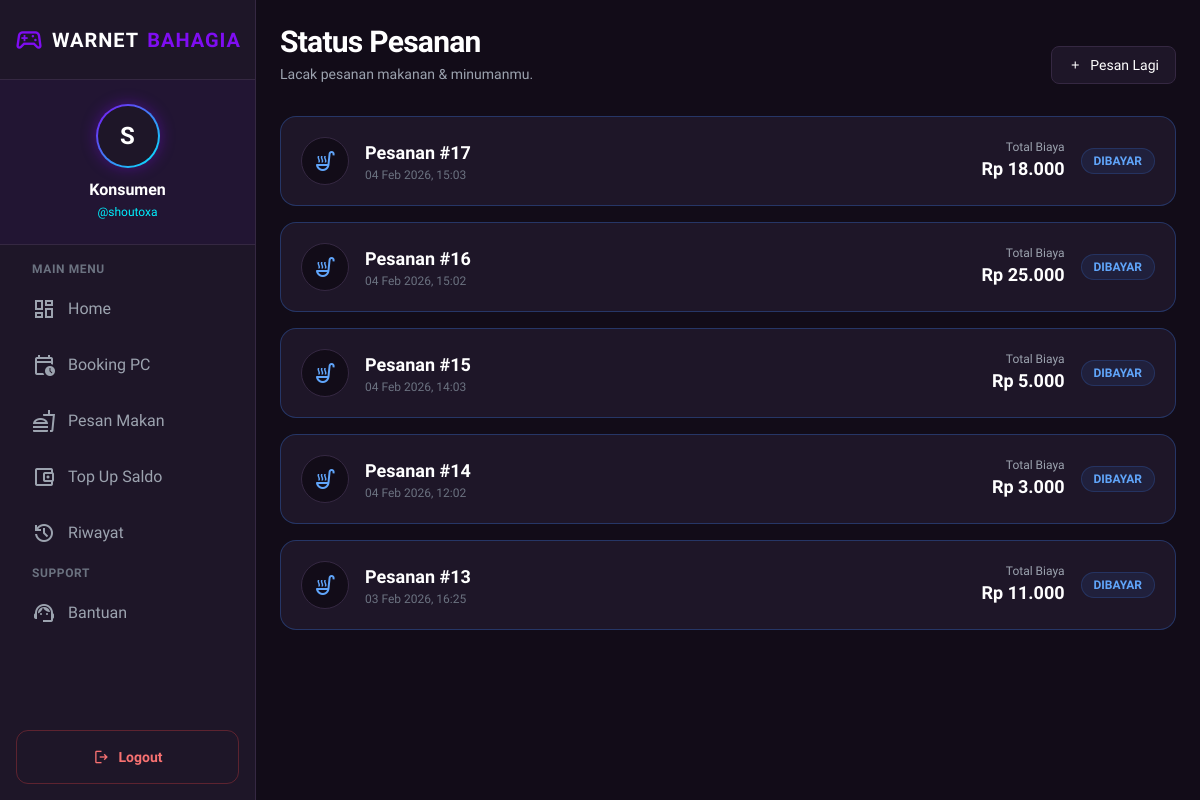
The page /pages/konsumen/pesanan.php (signed in) on the database its author committed.
### tables this page shows
CREATE TABLE `konsumen` (
  `id_konsumen` int(11) NOT NULL,
  `username` varchar(50) DEFAULT NULL,
  `password` varchar(255) DEFAULT NULL,
  `email` varchar(100) DEFAULT NULL,
  `saldo` decimal(12,2) DEFAULT NULL
);

CREATE TABLE `pesanan` (
  `id_pesanan` int(11) NOT NULL,
  `waktu_pesanan` datetime DEFAULT NULL,
  `status_pesanan` enum('pending','dibayar','selesai','batal') DEFAULT NULL,
  `total_pesanan` decimal(12,2) DEFAULT NULL,
  `id_konsumen` int(11) DEFAULT NULL,
  `id_keranjang` int(11) DEFAULT NULL,
  `id_admin` int(11) DEFAULT NULL,
  `id_promo` int(11) DEFAULT NULL
);

### pages/konsumen/pesanan.php (the view, shortened to what this page needs)
<?php
require_once '../../includes/config.php';
$id_konsumen = $_SESSION['id_konsumen'];
$query = "SELECT * FROM pesanan WHERE id_konsumen = '$id_konsumen' ORDER BY waktu_pesanan DESC";
$result = $conn->query($query);
?>
<!DOCTYPE html>
<html lang="id" class="dark">
<head>
    <script src="https://cdn.tailwindcss.com"></script>
</head>
<body class="bg-dark-bg text-gray-200 font-sans antialiased h-screen flex overflow-hidden">
    <?php include '../../includes/sidebar_konsumen.php'; ?>
    <main class="flex-1 flex flex-col h-screen overflow-hidden relative md:ml-64">
        <div class="flex-1 overflow-y-auto p-6 z-10">
            <div class="flex justify-between items-end mb-8">
                <div>
                    <h2 class="text-3xl font-bold text-white tracking-tight">Status Pesanan</h2>
                    <p class="text-gray-400 mt-1 text-sm">Lacak pesanan makanan & minumanmu.</p>
                </div>
                <a href="fnb.php" class="px-4 py-2 bg-dark-surface border border-dark-border hover:bg-dark-border rounded-lg text-sm text-white transition-all flex items-center gap-2">
                    <span class="material-symbols-outlined text-sm">add</span> Pesan Lagi
                </a>
            </div>
            <div class="space-y-4">
                <?php if ($result->num_rows > 0): ?>
                    <?php while ($row = $result->fetch_assoc()):
                        $status = $row['status_pesanan'];
                        $status_lower = strtolower($status);
                        $bg = 'bg-dark-surface border-dark-border';
                        $icon = 'hourglass_empty';
                        $color = 'text-gray-400';
                        $badge_class = 'bg-gray-700 text-gray-300';
                        if ($status_lower == 'pending') {
                            $bg = 'bg-dark-surface border-yellow-500/30';
                            $icon = 'skillet';
                            $color = 'text-yellow-400';
                            $badge_class = 'bg-yellow-500/10 text-yellow-400 border border-yellow-500/20';
                        } elseif ($status_lower == 'dibayar' || $status_lower == 'diproses') {
                            $bg = 'bg-dark-surface border-blue-500/30';
                            $icon = 'soup_kitchen';
                            $color = 'text-blue-400';
                            $badge_class = 'bg-blue-500/10 text-blue-400 border border-blue-500/20';
                        } elseif ($status_lower == 'selesai') {
                            $bg = 'bg-dark-surface border-dark-border';
                            $icon = 'check_circle';
                            $color = 'text-green-500';
                            $badge_class = 'bg-green-500/10 text-green-400 border border-green-500/20';
                        } elseif ($status_lower == 'batal') {
                            $bg = 'bg-dark-surface border-dark-border opacity-70';
                            $icon = 'cancel';
                            $color = 'text-red-500';
                            $badge_class = 'bg-red-500/10 text-red-400 border border-red-500/20';
                        }
                    ?>
                        <div class="p-5 rounded-2xl border <?= $bg ?> transition-all hover:shadow-lg flex flex-col md:flex-row justify-between items-start md:items-center gap-4">
                            <div class="flex items-center gap-4">
                                <div class="w-12 h-12 rounded-full bg-dark-bg border border-dark-border flex items-center justify-center">
                                    <span class="material-symbols-outlined <?= $color ?>"><?= $icon ?></span>
                                </div>
                                <div>
                                    <h4 class="font-bold text-white text-lg">Pesanan #<?= $row['id_pesanan'] ?></h4>
                                    <p class="text-xs text-gray-500"><?= date('d M Y, H:i', strtotime($row['waktu_pesanan'])) ?></p>
                                </div>
                            </div>
                            <div class="flex flex-col md:flex-row items-end md:items-center gap-4 w-full md:w-auto">
                                <div class="text-right">
                                    <p class="text-xs text-gray-400">Total Biaya</p>
                                    <p class="font-bold text-white text-lg">Rp <?= number_format($row['total_pesanan'], 0, ',', '.') ?></p>
                                </div>
                                <span class="px-3 py-1 rounded-full text-xs font-bold uppercase <?= $badge_class ?>">
                                    <?= $status ?>
                                </span>
                            </div>
                        </div>
                    <?php endwhile; ?>
                <?php endif; ?>
            </div>
        </div>
    </main>
</body>
</html>

### includes/sidebar_konsumen.php (shortened to what this page needs)
<?php
$current_page = basename($_SERVER['PHP_SELF']);
function isActive($page_name, $current)
{
    $active_class = "bg-primary/20 text-white rounded-xl border border-primary/20 shadow-neon-purple transition-all";
    $inactive_class = "text-gray-400 hover:bg-dark-border hover:text-white rounded-xl transition-all group";
    return ($page_name == $current) ? $active_class : $inactive_class;
}
if (!isset($user) && isset($_SESSION['id_konsumen'])) {
    $uid_sidebar = $_SESSION['id_konsumen'];
    $query_sidebar = mysqli_query($conn, "SELECT * FROM konsumen WHERE id_konsumen = '$uid_sidebar'");
    if ($query_sidebar) {
        $user = mysqli_fetch_assoc($query_sidebar);
    }
}
$display_nama = $user['nama_lengkap'] ?? 'Konsumen';
$display_user = $user['username'] ?? 'user';
$display_inisial = strtoupper(substr($display_user, 0, 1));
?>
<aside id="sidebar" class="fixed inset-y-0 left-0 w-64 bg-dark-surface border-r border-dark-border flex flex-col transform -translate-x-full md:translate-x-0 transition-transform duration-300 z-50">
    <div class="h-20 flex items-center justify-center border-b border-dark-border">
        <h1 class="text-xl font-bold tracking-wider text-white flex items-center gap-2">
            <span class="material-symbols-outlined text-primary text-3xl">sports_esports</span>
            WARNET<span class="text-primary">BAHAGIA</span>
        </h1>
    </div>
    <div class="p-6 flex flex-col items-center border-b border-dark-border bg-primary/5">
        <div class="w-16 h-16 rounded-full bg-gradient-to-br from-primary to-secondary p-[2px] mb-3 shadow-neon-purple">
            <div class="w-full h-full rounded-full bg-dark-surface flex items-center justify-center">
                <span class="text-2xl font-bold text-white"><?= $display_inisial; ?></span>
            </div>
        </div>
        <h3 class="text-white font-bold text-center leading-tight mb-1"><?= $display_nama; ?></h3>
        <p class="text-xs text-secondary">@<?= $display_user; ?></p>
    </div>
    <nav class="flex-1 overflow-y-auto py-4 px-4 space-y-2">
        <p class="px-4 text-xs font-semibold text-gray-500 uppercase tracking-wider mb-2">Main Menu</p>
        <a href="dashboard.php" class="flex items-center px-4 py-3 <?= isActive('dashboard.php', $current_page) ?>">
            <span class="material-symbols-outlined mr-3 <?= ($current_page != 'dashboard.php') ? 'group-hover:text-white' : '' ?>">dashboard</span>
            Home
        </a>
        <a href="booking.php" class="flex items-center px-4 py-3 <?= isActive('booking.php', $current_page) ?>">
            <span class="material-symbols-outlined mr-3 <?= ($current_page != 'booking.php') ? 'group-hover:text-secondary' : '' ?>">calendar_clock</span>
            Booking PC
        </a>
        <a href="fnb.php" class="flex items-center px-4 py-3 <?= isActive('fnb.php', $current_page) ?>">
            <span class="material-symbols-outlined mr-3 <?= ($current_page != 'fnb.php') ? 'group-hover:text-yellow-400' : '' ?>">fastfood</span>
            Pesan Makan
        </a>
        <a href="topup.php" class="flex items-center px-4 py-3 <?= isActive('topup.php', $current_page) ?>">
            <span class="material-symbols-outlined mr-3 <?= ($current_page != 'topup.php') ? 'group-hover:text-green-400' : '' ?>">account_balance_wallet</span>
            Top Up Saldo
        </a>
        <a href="riwayat.php" class="flex items-center px-4 py-3 <?= isActive('riwayat.php', $current_page) ?>">
            <span class="material-symbols-outlined mr-3 <?= ($current_page != 'riwayat.php') ? 'group-hover:text-blue-400' : '' ?>">history</span>
            Riwayat
        </a>
        <p class="px-4 text-xs font-semibold text-gray-500 uppercase tracking-wider mt-6 mb-2">Support</p>
        <a href="bantuan.php" class="flex items-center px-4 py-3 <?= isActive('bantuan.php', $current_page) ?>">
            <span class="material-symbols-outlined mr-3 <?= ($current_page != 'bantuan.php') ? 'group-hover:text-red-400' : '' ?>">support_agent</span>
            Bantuan
        </a>
    </nav>
    <div class="p-4">
        <a href="../../logout.php" class="flex items-center justify-center w-full py-3 rounded-xl border border-red-500/30 text-red-400 hover:bg-red-500 hover:text-white transition-all font-bold text-sm">
            <span class="material-symbols-outlined mr-2 text-lg">logout</span>
            Logout
        </a>
    </div>
</aside>

### includes/sidebar_konsumen.php (style rules this page uses)
main { animation: pageEnter 0.5s cubic-bezier(0.2, 0.8, 0.2, 1) forwards; }

### rows shown on the page
konsumen: username "S", username "shoutoxa"
pesanan: id_pesanan "17", waktu_pesanan "04 Feb 2026, 15:03", total_pesanan "18.000", status_pesanan "DIBAYAR"
pesanan: id_pesanan "16", waktu_pesanan "04 Feb 2026, 15:02", total_pesanan "25.000", status_pesanan "DIBAYAR"
pesanan: id_pesanan "15", waktu_pesanan "04 Feb 2026, 14:03", total_pesanan "5.000", status_pesanan "DIBAYAR"
pesanan: id_pesanan "14", waktu_pesanan "04 Feb 2026, 12:02", total_pesanan "3.000", status_pesanan "DIBAYAR"
pesanan: id_pesanan "13", waktu_pesanan "03 Feb 2026, 16:25", total_pesanan "11.000", status_pesanan "DIBAYAR"

### other values the page prints
$display_nama "Konsumen"
